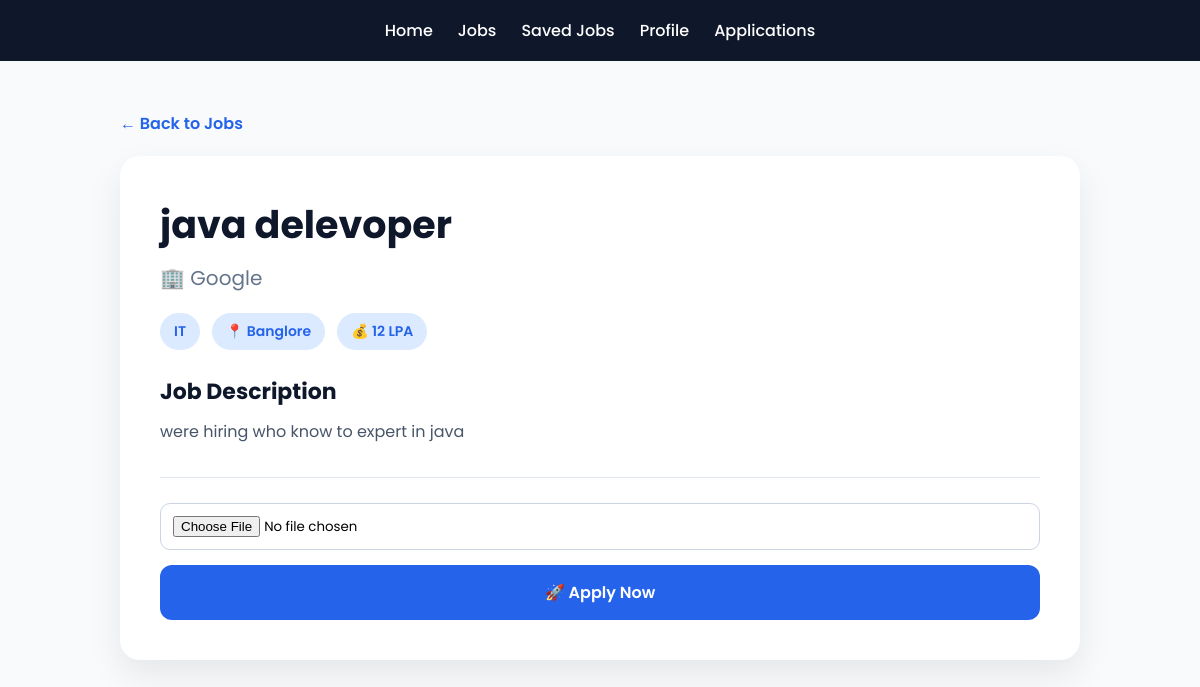
The page /job/2 on the database its author committed.
### tables this page shows
CREATE TABLE jobs(
id INTEGER PRIMARY KEY AUTOINCREMENT,
title TEXT,
company TEXT,
category TEXT,
description TEXT,
location TEXT,
salary TEXT
, job_type TEXT);

### app.py (the view)
@app.route("/job/<int:id>")
def job_detail(id):
    conn = get_db()
    job = conn.execute(
        "SELECT * FROM jobs WHERE id=?",
        (id,)
    ).fetchone()
    return render_template("job_detail.html", job=job)

### app.py (called while the page is built)
def get_db():
    db_path = os.path.join(os.getcwd(), "database.db")
    print("Using DB:", db_path)   # 👈 DEBUG (important)
    conn = sqlite3.connect(db_path)
    conn.row_factory = sqlite3.Row  # ⭐ professional upgrade
    return conn

### templates/job_detail.html (shortened to what this page needs)
<!DOCTYPE html>
<html lang="en">
<head>
</head>
<body>
<div class="navbar">
<a href="/">Home</a>
<a href="/jobs">Jobs</a>
<a href="/saved_jobs">Saved Jobs</a>
<a href="/profile">Profile</a>
<a href="/my_applications">Applications</a>
</div>
<div class="container">
<a href="/jobs" class="back-btn">
← Back to Jobs
</a>
<div class="job-card">
<h1 class="job-title">
{{ job[1] }}
</h1>
<div class="company">
🏢 {{ job[2] }}
</div>
<div class="badges">
{% if job[3] %} <span class="badge">
{{ job[3] }} </span>
{% endif %}
{% if job[5] %} <span class="badge">
📍 {{ job[5] }} </span>
{% endif %}
{% if job[6] %} <span class="badge">
💰 {{ job[6] }} </span>
{% endif %}
</div>
<h3 class="section-title">
Job Description
</h3>
<p class="description">
{{ job[4] }}
</p>
<div class="apply-box">
<form action="/apply/{{ job[0] }}" method="POST" enctype="multipart/form-data">
<input
type="file"
name="resume"
required>
<button type="submit">
🚀 Apply Now
</button>
</form>
</div>
</div>
</div>
</body>
</html>

### templates/job_detail.html (style rules this page uses)
* { margin:0; padding:0; box-sizing:border-box; font-family:'Poppins',sans-serif; }
body { background:#f8fafc; min-height:100vh; }
.navbar { background:#0f172a; padding:18px 40px; display:flex; justify-content:center; gap:25px; flex-wrap:wrap; }
.navbar a { color:white; text-decoration:none; font-weight:500; }
.container { max-width:1000px; margin:50px auto; padding:0 20px; }
.job-card { background:white; border-radius:20px; padding:40px; box-shadow:0 15px 35px rgba(0,0,0,.08); }
.job-title { font-size:38px; font-weight:700; color:#0f172a; margin-bottom:10px; }
.company { font-size:20px; color:#64748b; margin-bottom:20px; }
.badges { display:flex; gap:12px; flex-wrap:wrap; margin-bottom:25px; }
.badge { background:#dbeafe; color:#2563eb; padding:8px 14px; border-radius:25px; font-size:14px; font-weight:600; }
.section-title { margin-top:25px; margin-bottom:10px; color:#0f172a; font-size:22px; }
.description { color:#475569; line-height:1.8; }
.apply-box { margin-top:30px; padding-top:25px; border-top:1px solid #e2e8f0; }
input[type=file] { width:100%; padding:12px; border:1px solid #cbd5e1; border-radius:10px; margin-bottom:15px; }
button { width:100%; padding:15px; border:none; border-radius:12px; background:#2563eb; color:white; font-size:16px; font-weight:600; cursor:pointer; transition:.3s; }
.back-btn { display:inline-block; margin-bottom:20px; text-decoration:none; color:#2563eb; font-weight:600; }

### rows shown on the page
jobs: title "java delevoper", company "Google", category "IT", location "Banglore", salary "12 LPA", description "were hiring who know to expert in java"
